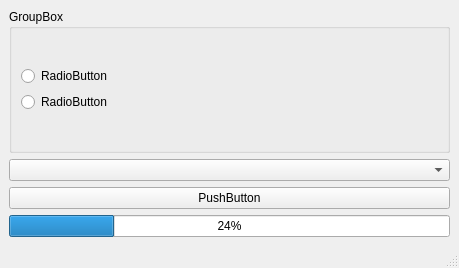
<?xml version="1.0" encoding="UTF-8"?>
<ui version="4.0">
 <class>MainWindow</class>
 <widget class="QMainWindow" name="MainWindow">
  <property name="geometry">
   <rect>
    <x>0</x>
    <y>0</y>
    <width>459</width>
    <height>268</height>
   </rect>
  </property>
  <property name="windowTitle">
   <string>MainWindow</string>
  </property>
  <widget class="QWidget" name="centralwidget">
   <layout class="QGridLayout" name="gridLayout_2">
    <item row="0" column="0">
     <layout class="QGridLayout" name="gridLayout">
      <item row="6" column="0">
       <widget class="QProgressBar" name="pb_progres">
        <property name="value">
         <number>24</number>
        </property>
       </widget>
      </item>
      <item row="5" column="0">
       <widget class="QPushButton" name="pb_button">
        <property name="text">
         <string>PushButton</string>
        </property>
       </widget>
      </item>
      <item row="4" column="0">
       <widget class="QComboBox" name="cb_list"/>
      </item>
      <item row="3" column="0">
       <widget class="QGroupBox" name="gb_radioButton">
        <property name="title">
         <string>GroupBox</string>
        </property>
        <layout class="QGridLayout" name="gridLayout_3">
         <item row="0" column="0">
          <layout class="QVBoxLayout" name="verticalLayout">
           <item>
            <widget class="QRadioButton" name="rb_first">
             <property name="text">
              <string>RadioButton</string>
             </property>
            </widget>
           </item>
           <item>
            <widget class="QRadioButton" name="rb_second">
             <property name="text">
              <string>RadioButton</string>
             </property>
            </widget>
           </item>
          </layout>
         </item>
        </layout>
       </widget>
      </item>
     </layout>
    </item>
   </layout>
  </widget>
  <widget class="QMenuBar" name="menubar">
   <property name="geometry">
    <rect>
     <x>0</x>
     <y>0</y>
     <width>459</width>
     <height>21</height>
    </rect>
   </property>
  </widget>
  <widget class="QStatusBar" name="statusbar"/>
 </widget>
 <resources/>
 <connections/>
</ui>
